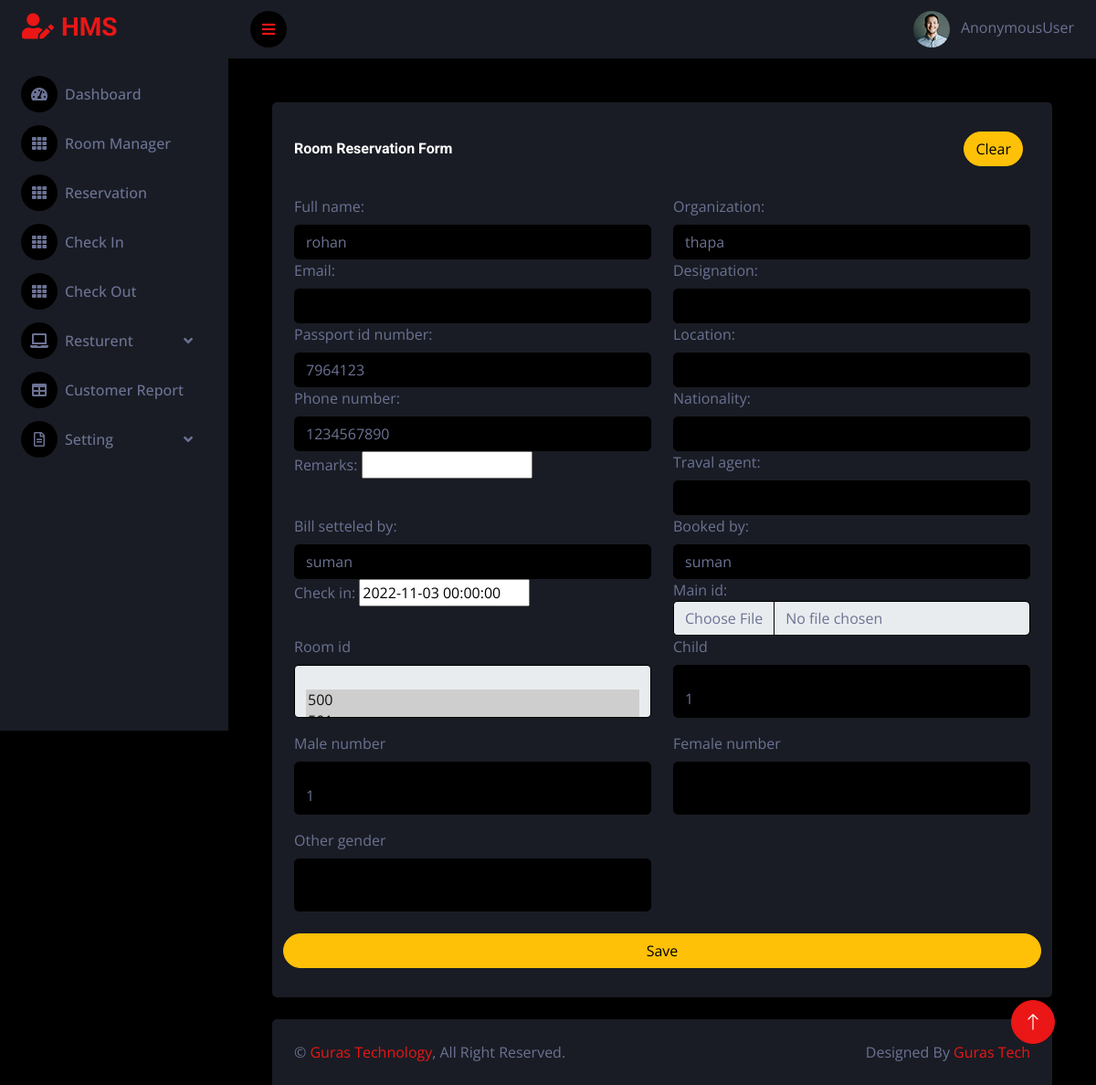
The app's page /checkin_edit/4/ with its own data.
### roomapp/models.py (models this page shows, shortened)
class Customer(models.Model):
    full_name = models.CharField(max_length=255,blank=False)
    user = models.CharField(max_length=255,default = (f'#{random_string_generator()}').upper(),unique=False)
    organization = models.CharField(max_length=255,null=True,blank=True)
    email = models.EmailField(max_length=255,null=True,blank=True)
    designation = models.CharField(max_length=255,blank=True)
    passport_id_number = models.CharField(max_length=255,blank=True)
    location = models.CharField(max_length=255,blank=True)
    phone_number = models.IntegerField(blank=False, help_text='Contact phone number',null=True)
    nationality = models.CharField(max_length=155,blank=True)
    remarks = models.CharField(max_length=255,blank=True)
    traval_agent = models.CharField(max_length=255,blank=True)
    bill_setteled_by = models.CharField(max_length=255,blank=True)
    booked_by = models.CharField(max_length=255,blank=False)
    check_in = models.DateTimeField(auto_now=False,null=True)
    check_out = models.DateTimeField(auto_now=False,null=True)
    main_id = models.ImageField(upload_to="customer/id",null=True,blank=True)
    def __str__(self):
        return self.full_name

class Booked(models.Model):
    customer_details = models.ForeignKey(Customer, on_delete=models.CASCADE, null=True)
    room_id = models.ManyToManyField(Room, blank=True)
    number_of_days = models.IntegerField(default=0,null=True ,blank=True)
    booked_date = models.DateTimeField(auto_now_add=True,null=True)
    child = models.IntegerField(default=0,null=True,blank=True)
    male_number = models.IntegerField(default=0,null=True,blank=True)
    female_number = models.IntegerField(default=0,null=True,blank=True)
    other_gender = models.IntegerField(default=0,null=True,blank=True)
    status = models.BooleanField(default=False)
    class Meta:
        ordering =["-booked_date"]
    def __str__(self):
        return f'{self.customer_details}'

### roomapp/views.py (the view, shortened to what this page needs)
# urls.py: path('checkin_edit/<int:pk>/', views.checkin_edit, name='checkin_edit'),
def checkin_edit(request,pk):
    cus = Customer.objects.get(id=pk)
    b = Booked.objects.get(customer_details=cus)
    print(b)
    customer_form = CustomerCretionForm1(instance=cus)
    book_form = BookedAccountupdateForm(instance=b)
    context={"customer_form":customer_form,"book_form":book_form}
    return render(request,"roomapp/check_in_edit.html",context)

### roomapp/form.py
class BookedAccountupdateForm(forms.ModelForm):
    class Meta:
        model= Booked
        fields="__all__"
        exclude = ["status","customer_details","number_of_days"]
        widgets ={
        "room_id" : forms.SelectMultiple(attrs={"class":"form-control mt-2"}),
        "main_id" : forms.FileInput(attrs={"class":"form-control "}),
        "check_in" : forms.DateInput(attrs={"class":"form-control",}),
        "child":forms.NumberInput(attrs={"class":"form-control mt-2"}),
        "male_number":forms.NumberInput(attrs={"class":"form-control mt-2"}),
        "female_number":forms.NumberInput(attrs={"class":"form-control mt-2"}),
        "other_gender":forms.NumberInput(attrs={"class":"form-control mt-2"}),
        }

### roomapp/models.py (called while the page is built)
    def __str__(self):
        return f"{self.room_number}"

### templates/roomapp/check_in_edit.html (shortened to what this page needs)
{% extends 'base.html' %}
{% block content %}
<div class="container-fluid pt-4 px-4">
  <div class="bg-secondary rounded h-100 p-4">
      <div class="d-flex align-items-center justify-content-between mb-4">
          <h6 class="mb-0">Room Reservation Form</h6>
          <button type="button" id="clear_form" class="btn btn-warning rounded-pill m-2">Clear</button>
      </div>
      <div class="row">
      <form id= "configform"action="" method="POST" enctype="multipart/form-data">
      <div class="row">
        {% for fields in customer_form.visible_fields %}
                    <div class="col-6">
                        {{ fields.label_tag }}
                        {{ fields }}
                    </div>
                    {% endfor %}
        {% for fields in book_form %}
        <div class="col-6">
            <div class="form-floating mb-3">
                {{fields.label}}
                {{fields}}
            </div>
        </div>
        {% endfor %}
    </div>
      <div class="row">
          <button type="submit"  class="btn btn-warning rounded-pill my-2">Save</button>
      </div>
  </form>
  </div>
</div>
{% endblock content %}

### static/css/style.css (style rules this page uses)
:root { --primary: #EB1616; --secondary: #191C24; --light: #6C7293; --dark: #000000; }
.btn { transition: .5s; }

### records on screen
Customer: visible_fields "rohan" "thapa" "7964123" "1234567890" "suman" "suman" "2022-11-03 00:00:00"
Booked: book_form "1" "1"

### other values on screen
{{ request.user }} "AnonymousUser"
{{ fields.label_tag }} "Full name:" "Organization:" "Email:" "Designation:" "Passport id number:" "Location:" "Phone number:" "Nationality:" "Remarks:" "Traval agent:" "Bill setteled by:" "Booked by:" "Check in:" "Main id:"
{{ fields.label }} "Room id" "Child" "Male number" "Female number" "Other gender"
